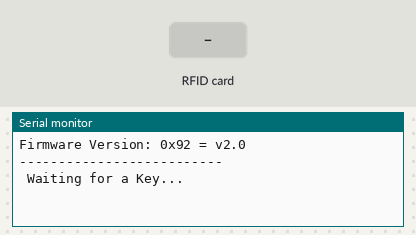
Bench run of a sketch on a simulated Arduino Uno, built with avr-gcc and run on an emulated ATmega328P. Parts: the last lines printed to the serial monitor. The inputs (shaded band) are chosen by the test bench.

Above: at 1.2 s.
1.3 s: RFID card 4F 10 91 B9 held to the reader
At 2.5 s:
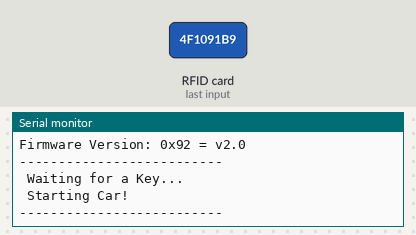
2.8 s: RFID card 5E 7A 19 C4 held to the reader
At 4.0 s:
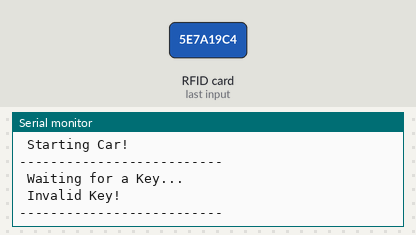

Measured:
- after the input at 1.3 s, the serial monitor: prints a new line at once (image 1)
- after the input at 2.8 s, the serial monitor: prints a new line after 0.53 s (image 2)

The sketch:

keyReaderTest.ino
```cpp
/************************************************************************************
 * Created By: Harrison Lavins
 * Created On: December 16, 2023

 Final project for ET 5100
 **********************************************************************************/

#include <SPI.h>
#include <MFRC522.h>

#define SS_PIN 10
#define RST_PIN 9

byte readCard[4];
const String MasterTag = "4F1091B9"; //Master key fob ID
String tagID = "";

// Create class instances
MFRC522 mfrc522(SS_PIN, RST_PIN);

// setup() function
void setup()
{
  Serial.begin(9600);
  SPI.begin();

  mfrc522.PCD_Init();
  delay(4);
  //Show details of Card Reader
  mfrc522.PCD_DumpVersionToSerial();

  Serial.println("--------------------------");
  Serial.println(" Waiting for a Key... ");
}


// loop() function
void loop()
{
  //----------------------------------------------------------------------
  //Wait until new tag is available
  while (getID()) {

    if (tagID == MasterTag){
      Serial.println(" Starting Car!");
      Serial.println("--------------------------");
       // TODO: Put the code for turning on the motors here
    }

    else{
      Serial.println(" Invalid Key!");
      Serial.println("--------------------------");
    }

    delay(2000);
    Serial.println(" Waiting for a Key... ");
  }
  //----------------------------------------------------------------------
}

// getID() function
// Read new tag if available
boolean getID()
{
  // Getting ready for Reading PICCs
  //If a new PICC placed to RFID reader continue
  if ( ! mfrc522.PICC_IsNewCardPresent()) {
    return false;
  }
  //Since a PICC placed get Serial and continue
  if ( ! mfrc522.PICC_ReadCardSerial()) {
  return false;
  }
  tagID = "";
  // The MIFARE PICCs that we use have 4 byte UID
  for ( uint8_t i = 0; i < 4; i++) {
  // Adds the 4 bytes in a single String variable
  tagID.concat(String(mfrc522.uid.uidByte[i], HEX));
  }

  tagID.toUpperCase();
  mfrc522.PICC_HaltA(); // Stop reading
  return true;

}
```
